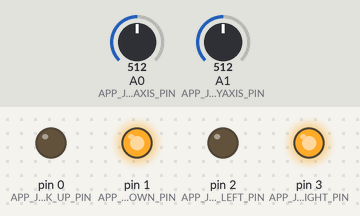
Bench run of a sketch on a simulated Arduino Uno, built with avr-gcc and run on an emulated ATmega328P. On the bench: output pins drawn as LEDs (lit = HIGH). The inputs (shaded band) are chosen by the test bench; at power-on: A0 (APP_JOYSTICK_XAXIS_PIN) = 512, A1 (APP_JOYSTICK_YAXIS_PIN) = 512.

Above: at 1.2 s.
1.3 s: A0 (APP_JOYSTICK_XAXIS_PIN) set to 189
2.8 s: A0 (APP_JOYSTICK_XAXIS_PIN) set to 165
At 4.0 s:
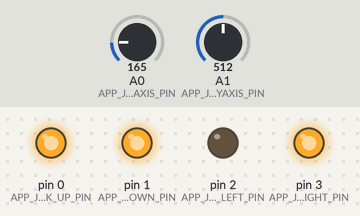
4.3 s: A1 (APP_JOYSTICK_YAXIS_PIN) set to 197
5.8 s: A1 (APP_JOYSTICK_YAXIS_PIN) set to 164
At 6.2 s:
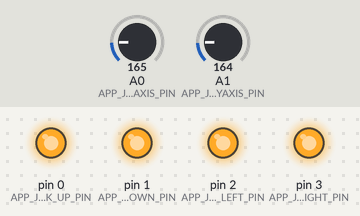
7.3 s: A0 (APP_JOYSTICK_XAXIS_PIN) set to 190
At 8.5 s:
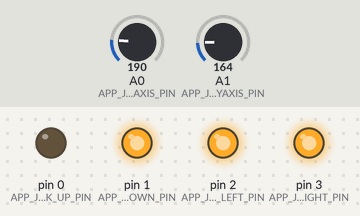
8.8 s: A1 (APP_JOYSTICK_YAXIS_PIN) set to 88
10.3 s: A1 (APP_JOYSTICK_YAXIS_PIN) set to 72
At 10.9 s:
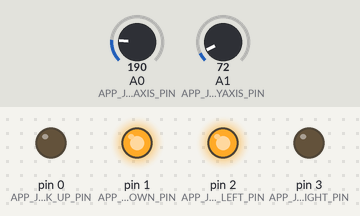
Timing chart, 0 to 12.8 s (numbered marks = the images above; inputs shaded):
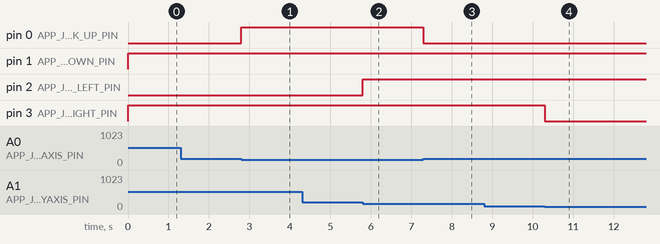

The sketch:

RelayControlByJoystick.ino
```cpp
#include "Arduino.h"
#include "app_Joystick.h"
//The setup function is called once at startup of the sketch
void setup()
{
// Add your initialization code here
	app_JoystickInit();
}

// The loop function is called in an endless loop
void loop()
{
//Add your repeated code here
	app_JoystickTask();
}
```

app_Joystick.cpp
```cpp
/*
 * app_Joystick.cpp
 *
 *  Created on: 29 ene. 2019
 *      Author: Admin
 */
/* Interfaces */
#include "app_Joystick.h"

/* Variables */
unsigned int ruw_XAxis,ruw_YAxis;

/* Funcitons */
/***************************************
 * Name: app_JoystickInit
 * Description: TBD
 ***************************************/
void app_JoystickInit(void)
{
	/* Initialize pins */
	pinMode(APP_JOYSTICK_UP_PIN,OUTPUT);
	pinMode(APP_JOYSTICK_DOWN_PIN,OUTPUT);
	pinMode(APP_JOYSTICK_LEFT_PIN,OUTPUT);
	pinMode(APP_JOYSTICK_RIGHT_PIN,OUTPUT);

	/* Initialize value of the axis */
	ruw_XAxis = 128u;
	ruw_YAxis = 128u;
}

/***************************************
 * Name: app_JoystickInit
 * Description: TBD
 ***************************************/
void app_JoystickTask(void)
{
	/* Measure Axis */
	ruw_XAxis = analogRead(APP_JOYSTICK_XAXIS_PIN);
	ruw_YAxis = analogRead(APP_JOYSTICK_YAXIS_PIN);

	/* Take actions depending on the axis values */
	//X AXIS
	if(ruw_XAxis >= APP_JOYSTICK_POS_THRESHOLD)
	{
		/* TURN ON UP LED */
		digitalWrite(APP_JOYSTICK_UP_PIN,false);
		/* TURN OFF DOWN LED */
		digitalWrite(APP_JOYSTICK_DOWN_PIN,true);
	}
	else if(ruw_XAxis <= APP_JOYSTICK_NEG_THRESHOLD)
	{
		/* TURN ON DOWN LED */
		digitalWrite(APP_JOYSTICK_DOWN_PIN,false);
		/* TURN OFF UP LED */
		digitalWrite(APP_JOYSTICK_UP_PIN,true);
	}
	else
	{
		/* TURN OFF UP LED */
		digitalWrite(APP_JOYSTICK_UP_PIN,true);
		/* TURN OFF DOWN LED */
		digitalWrite(APP_JOYSTICK_DOWN_PIN,true);
	}

	//Y AXIS
	if(ruw_YAxis >= APP_JOYSTICK_POS_THRESHOLD)
	{
		/* TURN ON LEFT LED */
		digitalWrite(APP_JOYSTICK_LEFT_PIN,false);
		/* TURN OFF RIGHT LED */
		digitalWrite(APP_JOYSTICK_RIGHT_PIN,true);
	}
	else if(ruw_YAxis <= APP_JOYSTICK_NEG_THRESHOLD)
	{
		/* TURN ON RIGHT LED */
		digitalWrite(APP_JOYSTICK_RIGHT_PIN,false);
		/* TURN OFF LEFT LED */
		digitalWrite(APP_JOYSTICK_LEFT_PIN,true);
	}
	else
	{
		/* TURN OFF LEFT LED */
		digitalWrite(APP_JOYSTICK_LEFT_PIN,true);
		/* TURN OFF RIGHT LED */
		digitalWrite(APP_JOYSTICK_RIGHT_PIN,true);
	}
}
```

app_Joystick.h
```cpp
/*
 * app_Joystick.h
 *
 *  Created on: 29 ene. 2019
 *      Author: Admin
 */

#ifndef APP_JOYSTICK_H_
#define APP_JOYSTICK_H_

#include <Arduino.h>

/* Macros and Definitions */
#define APP_JOYSTICK_XAXIS_PIN		(A0)
#define APP_JOYSTICK_YAXIS_PIN		(A1)

#define APP_JOYSTICK_UP_PIN			(0)
#define APP_JOYSTICK_DOWN_PIN		(1)
#define APP_JOYSTICK_LEFT_PIN		(2)
#define APP_JOYSTICK_RIGHT_PIN		(3)

#define APP_JOYSTICK_POS_THRESHOLD	(180u)
#define APP_JOYSTICK_NEG_THRESHOLD	(80u)

/* Public Prototypes */
extern void app_JoystickInit(void);
extern void app_JoystickTask(void);

#endif /* APP_JOYSTICK_H_ */
```

Measured:
- the behaviour switches between 180 and 179 on A0 (APP_JOYSTICK_XAXIS_PIN) (found by bisection; images 0 and 1)
- the behaviour switches between 180 and 179 on A1 (APP_JOYSTICK_YAXIS_PIN) (found by bisection; images 1 and 2)
- the behaviour switches between 81 and 80 on A1 (APP_JOYSTICK_YAXIS_PIN) (found by bisection; images 3 and 4)
- after the input at 1.3 s, every drawn part: stays the same
- after the input at 2.8 s, pin 0 (APP_JOYSTICK_UP_PIN): LOW → HIGH at once
- after the input at 4.3 s, every drawn part: stays the same
- after the input at 5.8 s, pin 2 (APP_JOYSTICK_LEFT_PIN): LOW → HIGH at once
- after the input at 7.3 s, pin 0 (APP_JOYSTICK_UP_PIN): HIGH → LOW at once
- after the input at 8.8 s, every drawn part: stays the same
- after the input at 10.3 s, pin 3 (APP_JOYSTICK_RIGHT_PIN): HIGH → LOW at once
